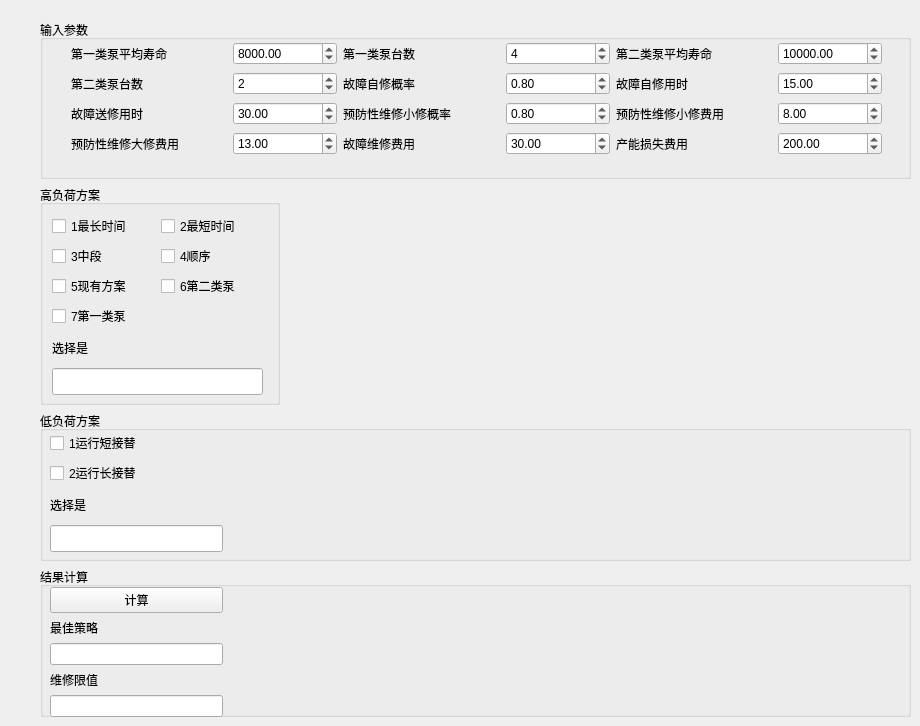
    <widget class="QWidget" name="tab">
     <attribute name="title">
      <string>高压泵预防维修策略对比</string>
     </attribute>
     <widget class="QWidget" name="layoutWidget">
      <property name="geometry">
       <rect>
        <x>40</x>
        <y>20</y>
        <width>871</width>
        <height>697</height>
       </rect>
      </property>
      <layout class="QVBoxLayout" name="verticalLayout_16">
       <item>
        <widget class="QGroupBox" name="groupBox">
         <property name="enabled">
          <bool>true</bool>
         </property>
         <property name="sizePolicy">
          <sizepolicy hsizetype="Minimum" vsizetype="Minimum">
           <horstretch>0</horstretch>
           <verstretch>0</verstretch>
          </sizepolicy>
         </property>
         <property name="minimumSize">
          <size>
           <width>0</width>
           <height>150</height>
          </size>
         </property>
         <property name="title">
          <string>输入参数</string>
         </property>
         <widget class="QWidget" name="layoutWidget">
          <property name="geometry">
           <rect>
            <x>31</x>
            <y>21</y>
            <width>811</width>
            <height>115</height>
           </rect>
          </property>
          <layout class="QVBoxLayout" name="verticalLayout">
           <item>
            <layout class="QHBoxLayout" name="horizontalLayout" stretch="3,2,3,2,3,2">
             <item>
              <widget class="QLabel" name="label_3">
               <property name="sizePolicy">
                <sizepolicy hsizetype="Preferred" vsizetype="Preferred">
                 <horstretch>0</horstretch>
                 <verstretch>0</verstretch>
                </sizepolicy>
               </property>
               <property name="minimumSize">
                <size>
                 <width>100</width>
                 <height>20</height>
                </size>
               </property>
               <property name="text">
                <string>第一类泵平均寿命</string>
               </property>
              </widget>
             </item>
             <item>
              <widget class="QDoubleSpinBox" name="doubleSpinBox">
               <property name="maximum">
                <double>100000.000000000000000</double>
               </property>
               <property name="value">
                <double>8000.000000000000000</double>
               </property>
              </widget>
             </item>
             <item>
              <widget class="QLabel" name="label_4">
               <property name="sizePolicy">
                <sizepolicy hsizetype="Preferred" vsizetype="Preferred">
                 <horstretch>0</horstretch>
                 <verstretch>0</verstretch>
                </sizepolicy>
               </property>
               <property name="minimumSize">
                <size>
                 <width>100</width>
                 <height>20</height>
                </size>
               </property>
               <property name="text">
                <string>第一类泵台数</string>
               </property>
              </widget>
             </item>
             <item>
              <widget class="QSpinBox" name="spinBox">
               <property name="value">
                <number>4</number>
               </property>
              </widget>
             </item>
             <item>
              <widget class="QLabel" name="label_15">
               <property name="sizePolicy">
                <sizepolicy hsizetype="Preferred" vsizetype="Preferred">
                 <horstretch>0</horstretch>
                 <verstretch>0</verstretch>
                </sizepolicy>
               </property>
               <property name="minimumSize">
                <size>
                 <width>100</width>
                 <height>20</height>
                </size>
               </property>
               <property name="text">
                <string>第二类泵平均寿命</string>
               </property>
              </widget>
             </item>
             <item>
              <widget class="QDoubleSpinBox" name="doubleSpinBox_2">
               <property name="maximum">
                <double>100000.000000000000000</double>
               </property>
               <property name="value">
                <double>10000.000000000000000</double>
               </property>
              </widget>
             </item>
            </layout>
           </item>
           <item>
            <layout class="QHBoxLayout" name="horizontalLayout_2" stretch="3,2,3,2,3,2">
             <item>
              <widget class="QLabel" name="label_20">
               <property name="sizePolicy">
                <sizepolicy hsizetype="Preferred" vsizetype="Preferred">
                 <horstretch>0</horstretch>
                 <verstretch>0</verstretch>
                </sizepolicy>
               </property>
               <property name="minimumSize">
                <size>
                 <width>100</width>
                 <height>20</height>
                </size>
               </property>
               <property name="text">
                <string>第二类泵台数</string>
               </property>
              </widget>
             </item>
             <item>
              <widget class="QSpinBox" name="spinBox_2">
               <property name="value">
                <number>2</number>
               </property>
              </widget>
             </item>
             <item>
              <widget class="QLabel" name="label_16">
               <property name="sizePolicy">
                <sizepolicy hsizetype="Preferred" vsizetype="Preferred">
                 <horstretch>0</horstretch>
                 <verstretch>0</verstretch>
                </sizepolicy>
               </property>
               <property name="minimumSize">
                <size>
                 <width>100</width>
                 <height>20</height>
                </size>
               </property>
               <property name="text">
                <string>故障自修概率</string>
               </property>
              </widget>
             </item>
             <item>
              <widget class="QDoubleSpinBox" name="doubleSpinBox_4">
               <property name="maximum">
                <double>1.000000000000000</double>
               </property>
               <property name="value">
                <double>0.800000000000000</double>
               </property>
              </widget>
             </item>
             <item>
              <widget class="QLabel" name="label_18">
               <property name="sizePolicy">
                <sizepolicy hsizetype="Preferred" vsizetype="Preferred">
                 <horstretch>0</horstretch>
                 <verstretch>0</verstretch>
                </sizepolicy>
               </property>
               <property name="minimumSize">
                <size>
                 <width>100</width>
                 <height>20</height>
                </size>
               </property>
               <property name="text">
                <string>故障自修用时</string>
               </property>
              </widget>
             </item>
             <item>
              <widget class="QDoubleSpinBox" name="doubleSpinBox_3">
               <property name="value">
                <double>15.000000000000000</double>
               </property>
              </widget>
             </item>
            </layout>
           </item>
           <item>
            <layout class="QHBoxLayout" name="horizontalLayout_3" stretch="3,2,3,2,3,2">
             <item>
              <widget class="QLabel" name="label_19">
               <property name="sizePolicy">
                <sizepolicy hsizetype="Preferred" vsizetype="Preferred">
                 <horstretch>0</horstretch>
                 <verstretch>0</verstretch>
                </sizepolicy>
               </property>
               <property name="minimumSize">
                <size>
                 <width>100</width>
                 <height>20</height>
                </size>
               </property>
               <property name="text">
                <string>故障送修用时</string>
               </property>
              </widget>
             </item>
             <item>
              <widget class="QDoubleSpinBox" name="doubleSpinBox_5">
               <property name="value">
                <double>30.000000000000000</double>
               </property>
              </widget>
             </item>
             <item>
              <widget class="QLabel" name="label_17">
               <property name="sizePolicy">
                <sizepolicy hsizetype="Preferred" vsizetype="Preferred">
                 <horstretch>0</horstretch>
                 <verstretch>0</verstretch>
                </sizepolicy>
               </property>
               <property name="minimumSize">
                <size>
                 <width>100</width>
                 <height>20</height>
                </size>
               </property>
               <property name="text">
                <string>预防性维修小修概率</string>
               </property>
              </widget>
             </item>
             <item>
              <widget class="QDoubleSpinBox" name="doubleSpinBox_6">
               <property name="maximum">
                <double>1.000000000000000</double>
               </property>
               <property name="value">
                <double>0.800000000000000</double>
               </property>
              </widget>
             </item>
             <item>
              <widget class="QLabel" name="label_21">
               <property name="sizePolicy">
                <sizepolicy hsizetype="Preferred" vsizetype="Preferred">
                 <horstretch>0</horstretch>
                 <verstretch>0</verstretch>
                </sizepolicy>
               </property>
               <property name="minimumSize">
                <size>
                 <width>100</width>
                 <height>20</height>
                </size>
               </property>
               <property name="text">
                <string>预防性维修小修费用</string>
               </property>
              </widget>
             </item>
             <item>
              <widget class="QDoubleSpinBox" name="doubleSpinBox_11">
               <property name="maximum">
                <double>1000.000000000000000</double>
               </property>
               <property name="value">
                <double>8.000000000000000</double>
               </property>
              </widget>
             </item>
            </layout>
           </item>
           <item>
            <layout class="QHBoxLayout" name="horizontalLayout_11" stretch="3,2,3,2,3,2">
             <item>
              <widget class="QLabel" name="label_22">
               <property name="sizePolicy">
                <sizepolicy hsizetype="Preferred" vsizetype="Preferred">
                 <horstretch>0</horstretch>
                 <verstretch>0</verstretch>
                </sizepolicy>
               </property>
               <property name="minimumSize">
                <size>
                 <width>100</width>
                 <height>20</height>
                </size>
               </property>
               <property name="text">
                <string>预防性维修大修费用</string>
               </property>
              </widget>
             </item>
             <item>
              <widget class="QDoubleSpinBox" name="doubleSpinBox_12">
               <property name="maximum">
                <double>1000.000000000000000</double>
               </property>
               <property name="value">
                <double>13.000000000000000</double>
               </property>
              </widget>
             </item>
             <item>
              <widget class="QLabel" name="label_24">
               <property name="sizePolicy">
                <sizepolicy hsizetype="Preferred" vsizetype="Preferred">
                 <horstretch>0</horstretch>
                 <verstretch>0</verstretch>
                </sizepolicy>
               </property>
               <property name="minimumSize">
                <size>
                 <width>100</width>
                 <height>20</height>
                </size>
               </property>
               <property name="text">
                <string>故障维修费用</string>
               </property>
              </widget>
             </item>
             <item>
              <widget class="QDoubleSpinBox" name="doubleSpinBox_15">
               <property name="maximum">
                <double>1000.000000000000000</double>
               </property>
               <property name="value">
                <double>30.000000000000000</double>
               </property>
              </widget>
             </item>
             <item>
              <widget class="QLabel" name="label_23">
               <property name="sizePolicy">
                <sizepolicy hsizetype="Preferred" vsizetype="Preferred">
                 <horstretch>0</horstretch>
                 <verstretch>0</verstretch>
                </sizepolicy>
               </property>
               <property name="minimumSize">
                <size>
                 <width>100</width>
                 <height>20</height>
                </size>
               </property>
               <property name="text">
                <string>产能损失费用</string>
               </property>
              </widget>
             </item>
             <item>
              <widget class="QDoubleSpinBox" name="doubleSpinBox_14">
               <property name="maximum">
                <double>1000.000000000000000</double>
               </property>
               <property name="value">
                <double>200.000000000000000</double>
               </property>
              </widget>
             </item>
            </layout>
           </item>
          </layout>
         </widget>
        </widget>
       </item>
       <item>
        <layout class="QHBoxLayout" name="horizontalLayout_12">
         <item>
          <layout class="QVBoxLayout" name="verticalLayout_10">
           <item>
            <widget class="QGroupBox" name="groupBox_3">
             <property name="sizePolicy">
              <sizepolicy hsizetype="Fixed" vsizetype="Fixed">
               <horstretch>0</horstretch>
               <verstretch>0</verstretch>
              </sizepolicy>
             </property>
             <property name="minimumSize">
              <size>
               <width>240</width>
               <height>220</height>
              </size>
             </property>
             <property name="title">
              <string>高负荷方案</string>
             </property>
             <widget class="QWidget" name="layoutWidget">
              <property name="geometry">
               <rect>
                <x>12</x>
                <y>29</y>
                <width>211</width>
                <height>181</height>
               </rect>
              </property>
              <layout class="QVBoxLayout" name="verticalLayout_2">
               <item>
                <layout class="QGridLayout" name="gridLayout">
                 <item row="0" column="0">
                  <widget class="QCheckBox" name="checkBox">
                   <property name="minimumSize">
                    <size>
                     <width>100</width>
                     <height>0</height>
                    </size>
                   </property>
                   <property name="text">
                    <string>1最长时间</string>
                   </property>
                   <property name="checked">
                    <bool>false</bool>
                   </property>
                  </widget>
                 </item>
                 <item row="0" column="1">
                  <widget class="QCheckBox" name="checkBox_9">
                   <property name="minimumSize">
                    <size>
                     <width>100</width>
                     <height>0</height>
                    </size>
                   </property>
                   <property name="text">
                    <string>2最短时间</string>
                   </property>
                  </widget>
                 </item>
                 <item row="1" column="0">
                  <widget class="QCheckBox" name="checkBox_2">
                   <property name="minimumSize">
                    <size>
                     <width>100</width>
                     <height>0</height>
                    </size>
                   </property>
                   <property name="text">
                    <string>3中段</string>
                   </property>
                  </widget>
                 </item>
                 <item row="1" column="1">
                  <widget class="QCheckBox" name="checkBox_10">
                   <property name="minimumSize">
                    <size>
                     <width>100</width>
                     <height>0</height>
                    </size>
                   </property>
                   <property name="text">
                    <string>4顺序</string>
                   </property>
                  </widget>
                 </item>
                 <item row="2" column="0">
                  <widget class="QCheckBox" name="checkBox_11">
                   <property name="minimumSize">
                    <size>
                     <width>100</width>
                     <height>0</height>
                    </size>
                   </property>
                   <property name="text">
                    <string>5现有方案</string>
                   </property>
                  </widget>
                 </item>
                 <item row="2" column="1">
                  <widget class="QCheckBox" name="checkBox_12">
                   <property name="minimumSize">
                    <size>
                     <width>100</width>
                     <height>0</height>
                    </size>
                   </property>
                   <property name="text">
                    <string>6第二类泵</string>
                   </property>
                  </widget>
                 </item>
                 <item row="3" column="0">
                  <widget class="QCheckBox" name="checkBox_13">
                   <property name="minimumSize">
                    <size>
                     <width>100</width>
                     <height>0</height>
                    </size>
                   </property>
                   <property name="text">
                    <string>7第一类泵</string>
                   </property>
                  </widget>
                 </item>
                </layout>
               </item>
               <item>
                <widget class="QLabel" name="label">
                 <property name="text">
                  <string>选择是</string>
                 </property>
                </widget>
               </item>
               <item>
                <widget class="QLineEdit" name="lineEdit">
                 <property name="sizePolicy">
                  <sizepolicy hsizetype="Preferred" vsizetype="Minimum">
                   <horstretch>0</horstretch>
                   <verstretch>0</verstretch>
                  </sizepolicy>
                 </property>
                 <property name="minimumSize">
                  <size>
                   <width>0</width>
                   <height>20</height>
                  </size>
                 </property>
                </widget>
               </item>
              </layout>
             </widget>
            </widget>
           </item>
           <item>
            <widget class="QGroupBox" name="groupBox_4">
             <property name="sizePolicy">
              <sizepolicy hsizetype="Preferred" vsizetype="Preferred">
               <horstretch>0</horstretch>
               <verstretch>0</verstretch>
              </sizepolicy>
             </property>
             <property name="minimumSize">
              <size>
               <width>250</width>
               <height>150</height>
              </size>
             </property>
             <property name="title">
              <string>低负荷方案</string>
             </property>
             <widget class="QWidget" name="layoutWidget">
              <property name="geometry">
               <rect>
                <x>10</x>
                <y>20</y>
                <width>173</width>
                <height>121</height>
               </rect>
              </property>
              <layout class="QVBoxLayout" name="verticalLayout_4">
               <item>
                <widget class="QCheckBox" name="checkBox_14">
                 <property name="minimumSize">
                  <size>
                   <width>150</width>
                   <height>0</height>
                  </size>
                 </property>
                 <property name="text">
                  <string>1运行短接替</string>
                 </property>
                 <property name="checked">
                  <bool>false</bool>
                 </property>
                </widget>
               </item>
               <item>
                <widget class="QCheckBox" name="checkBox_15">
                 <property name="minimumSize">
                  <size>
                   <width>150</width>
                   <height>0</height>
                  </size>
                 </property>
                 <property name="text">
                  <string>2运行长接替</string>
                 </property>
                </widget>
               </item>
               <item>
                <widget class="QLabel" name="label_2">
                 <property name="text">
                  <string>选择是</string>
                 </property>
                </widget>
               </item>
               <item>
                <widget class="QLineEdit" name="lineEdit_2">
                 <property name="sizePolicy">
                  <sizepolicy hsizetype="Preferred" vsizetype="Ignored">
                   <horstretch>0</horstretch>
                   <verstretch>0</verstretch>
                  </sizepolicy>
                 </property>
                </widget>
               </item>
              </layout>
             </widget>
            </widget>
           </item>
           <item>
            <widget class="QGroupBox" name="groupBox_11">
             <property name="sizePolicy">
              <sizepolicy hsizetype="Preferred" vsizetype="Preferred">
               <horstretch>0</horstretch>
               <verstretch>0</verstretch>
              </sizepolicy>
             </property>
             <property name="minimumSize">
              <size>
               <width>250</width>
               <height>150</height>
              </size>
             </property>
             <property name="title">
              <string>结果计算</string>
             </property>
             <widget class="QWidget" name="layoutWidget">
              <property name="geometry">
               <rect>
                <x>10</x>
                <y>20</y>
                <width>173</width>
                <height>130</height>
               </rect>
              </property>
              <layout class="QVBoxLayout" name="verticalLayout_8">
               <item>
                <widget class="QPushButton" name="pushButton_9">
                 <property name="sizePolicy">
                  <sizepolicy hsizetype="Minimum" vsizetype="Minimum">
                   <horstretch>0</horstretch>
                   <verstretch>0</verstretch>
                  </sizepolicy>
                 </property>
                 <property name="text">
                  <string>计算</string>
                 </property>
                </widget>
               </item>
               <item>
                <widget class="QLabel" name="label_9">
                 <property name="sizePolicy">
                  <sizepolicy hsizetype="Preferred" vsizetype="Minimum">
                   <horstretch>0</horstretch>
                   <verstretch>0</verstretch>
                  </sizepolicy>
                 </property>
                 <property name="minimumSize">
                  <size>
                   <width>70</width>
                   <height>0</height>
                  </size>
                 </property>
                 <property name="text">
                  <string>最佳策略</string>
                 </property>
                </widget>
               </item>
               <item>
                <widget class="QLineEdit" name="lineEdit_7">
                 <property name="sizePolicy">
                  <sizepolicy hsizetype="Preferred" vsizetype="Minimum">
                   <horstretch>0</horstretch>
                   <verstretch>0</verstretch>
                  </sizepolicy>
                 </property>
                 <property name="minimumSize">
                  <size>
                   <width>0</width>
                   <height>20</height>
                  </size>
                 </property>
                </widget>
               </item>
               <item>
                <widget class="QLabel" name="label_10">
                 <property name="sizePolicy">
                  <sizepolicy hsizetype="Preferred" vsizetype="Minimum">
                   <horstretch>0</horstretch>
                   <verstretch>0</verstretch>
                  </sizepolicy>
                 </property>
                 <property name="minimumSize">
                  <size>
                   <width>70</width>
                   <height>0</height>
                  </size>
                 </property>
                 <property name="text">
                  <string>维修限值</string>
                 </property>
                </widget>
               </item>
               <item>
                <widget class="QLineEdit" name="lineEdit_8">
                 <property name="sizePolicy">
                  <sizepolicy hsizetype="Preferred" vsizetype="Minimum">
                   <horstretch>0</horstretch>
                   <verstretch>0</verstretch>
                  </sizepolicy>
                 </property>
                 <property name="minimumSize">
                  <size>
                   <width>0</width>
                   <height>20</height>
                  </size>
                 </property>
                </widget>
               </item>
              </layout>
             </widget>
            </widget>
           </item>
          </layout>
         </item>
         <item>
          <layout class="QVBoxLayout" name="verticalLayout_9"/>
         </item>
        </layout>
       </item>
      </layout>
     </widget>
    </widget>
